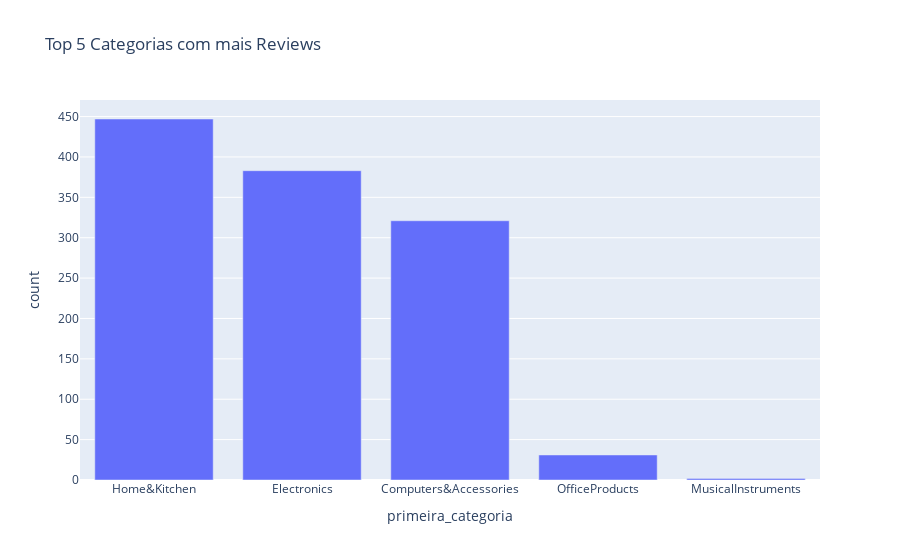

The notebook cell this image was saved under:
### Markdown cell above
Há presença de outliers significativos em produtos com preço com desconto acima de 40k, mas deve-se considerar a moeda utilizada e tipo de produto, uma vez que produtos eletrônicos possuem alto valor (neste caso a moeda utilizada é a rupia, no link do produto alguns similares se encontravam com o mesmo valor, então é um outlier real, produtos eletrônicos tem um valor mais expansivo, sentido ainda mais em moedas desvalorizadas).<br>
A maioria dos produtos está concentrada abaixo de 10k.

### Code cell
# Criar uma cópia temporária com reviews únicas (sem alterar df original)
df_unique_reviews = df.drop_duplicates(subset="review_id")

# Contar reviews únicas por primeira_categoria
cat_counts = df_unique_reviews["primeira_categoria"].value_counts().reset_index()
cat_counts.columns = ["primeira_categoria", "count"]

# Manter apenas as top 5 categorias
cat_counts = cat_counts.head(5)

# Gráfico
import plotly.express as px

fig = px.bar(cat_counts, x="primeira_categoria", y="count",
             title="Top 5 Categorias com mais Reviews")
fig.show()

### Figure 1 — Plotly figure (JSON) as saved in the notebook; plotly's stock layout.template omitted (floating-point values rounded to 4 significant figures)
{"data": [{"alignmentgroup": "True", "hovertemplate": "primeira_categoria=%{x}<br>count=%{y}<extra></extra>", "legendgroup": "", "marker": {"color": "#636efa", "pattern": {"shape": ""}}, "name": "", "offsetgroup": "", "orientation": "v", "showlegend": false, "textposition": "auto", "type": "bar", "x": ["Home&Kitchen", "Electronics", "Computers&Accessories", "OfficeProducts", "MusicalInstruments"], "xaxis": "x", "y": [447, 383, 321, 31, 2], "yaxis": "y"}], "layout": {"barmode": "relative", "legend": {"tracegroupgap": 0}, "title": {"text": "Top 5 Categorias com mais Reviews"}, "xaxis": {"anchor": "y", "domain": [0, 1], "title": {"text": "primeira_categoria"}}, "yaxis": {"anchor": "x", "domain": [0, 1], "title": {"text": "count"}}}}
